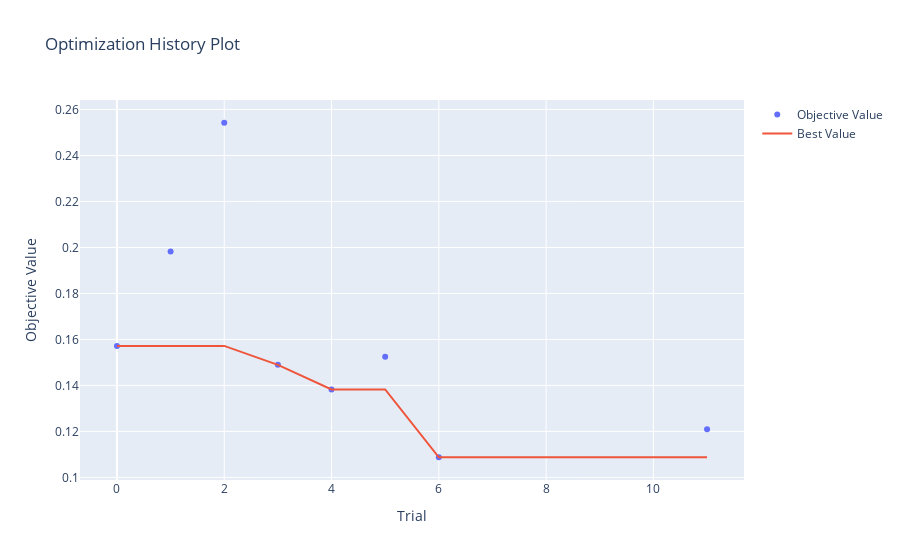

Source (notebook cell):
### Code cell
ov.plot_optimization_history(study)

### Figure 1 — Plotly figure (JSON) as saved in the notebook; plotly's stock layout.template omitted (floating-point values rounded to 4 significant figures)
{"data": [{"mode": "markers", "name": "Objective Value", "type": "scatter", "x": [0, 1, 2, 3, 4, 5, 6, 11], "y": [0.1572, 0.1983, 0.2542, 0.1489, 0.1382, 0.1525, 0.1088, 0.121]}, {"mode": "lines", "name": "Best Value", "type": "scatter", "x": [0, 1, 2, 3, 4, 5, 6, 7, 8, 9, 10, 11], "y": [0.1572, 0.1572, 0.1572, 0.1489, 0.1382, 0.1382, 0.1088, 0.1088, 0.1088, 0.1088, 0.1088, 0.1088]}, {"marker": {"color": "#cccccc"}, "mode": "markers", "name": "Infeasible Trial", "showlegend": false, "type": "scatter", "x": [], "y": []}], "layout": {"title": {"text": "Optimization History Plot"}, "xaxis": {"title": {"text": "Trial"}}, "yaxis": {"title": {"text": "Objective Value"}}}}
